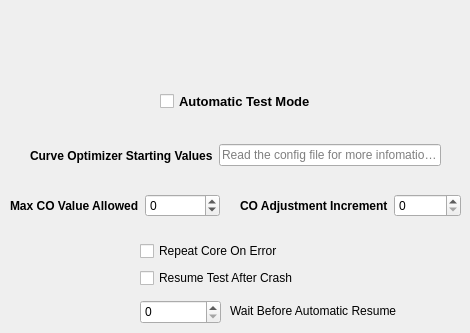
    <widget class="QWidget" name="automaticTestMode_tab">
     <attribute name="title">
      <string>Automatic</string>
     </attribute>
     <widget class="QCheckBox" name="automaticTestMode_enableAutomaticAdjustment_checkBox">
      <property name="geometry">
       <rect>
        <x>160</x>
        <y>90</y>
        <width>161</width>
        <height>22</height>
       </rect>
      </property>
      <property name="font">
       <font>
        <pointsize>10</pointsize>
        <bold>true</bold>
       </font>
      </property>
      <property name="text">
       <string>Automatic Test Mode</string>
      </property>
     </widget>
     <widget class="QWidget" name="horizontalLayoutWidget_10">
      <property name="geometry">
       <rect>
        <x>30</x>
        <y>140</y>
        <width>411</width>
        <height>31</height>
       </rect>
      </property>
      <layout class="QHBoxLayout" name="horizontalLayout_10">
       <item>
        <widget class="QLabel" name="automaticTestMode_startValues_label">
         <property name="font">
          <font>
           <pointsize>9</pointsize>
           <bold>true</bold>
          </font>
         </property>
         <property name="text">
          <string>Curve Optimizer Starting Values</string>
         </property>
        </widget>
       </item>
       <item>
        <widget class="QLineEdit" name="automaticTestMode_startValues_lineEdit">
         <property name="placeholderText">
          <string>Read the config file for more infomation...</string>
         </property>
        </widget>
       </item>
      </layout>
     </widget>
     <widget class="QWidget" name="horizontalLayoutWidget_11">
      <property name="geometry">
       <rect>
        <x>10</x>
        <y>190</y>
        <width>210</width>
        <height>31</height>
       </rect>
      </property>
      <layout class="QHBoxLayout" name="horizontalLayout_11">
       <item>
        <widget class="QLabel" name="automaticTestMode_maxValue_label">
         <property name="font">
          <font>
           <pointsize>9</pointsize>
           <bold>true</bold>
          </font>
         </property>
         <property name="text">
          <string>Max CO Value Allowed</string>
         </property>
        </widget>
       </item>
       <item>
        <widget class="QSpinBox" name="automaticTestMode_maxValue_spinBox">
         <property name="minimum">
          <number>-200</number>
         </property>
         <property name="maximum">
          <number>200</number>
         </property>
        </widget>
       </item>
      </layout>
     </widget>
     <widget class="QWidget" name="horizontalLayoutWidget_12">
      <property name="geometry">
       <rect>
        <x>240</x>
        <y>190</y>
        <width>221</width>
        <height>31</height>
       </rect>
      </property>
      <layout class="QHBoxLayout" name="horizontalLayout_12">
       <item>
        <widget class="QLabel" name="automaticTestMode_incrementBy_label">
         <property name="font">
          <font>
           <pointsize>9</pointsize>
           <bold>true</bold>
          </font>
         </property>
         <property name="text">
          <string>CO Adjustment Increment</string>
         </property>
        </widget>
       </item>
       <item>
        <widget class="QSpinBox" name="automaticTestMode_incrementBy_spinBox"/>
       </item>
      </layout>
     </widget>
     <widget class="QWidget" name="verticalLayoutWidget_2">
      <property name="geometry">
       <rect>
        <x>140</x>
        <y>240</y>
        <width>201</width>
        <height>51</height>
       </rect>
      </property>
      <layout class="QVBoxLayout" name="verticalLayout_2">
       <item>
        <widget class="QCheckBox" name="automaticTestMode_repeatCoreOnError_checkBox">
         <property name="text">
          <string>Repeat Core On Error</string>
         </property>
        </widget>
       </item>
       <item>
        <widget class="QCheckBox" name="automaticTestMode_enableResumeAfterUnexpectedExit_checkBox">
         <property name="text">
          <string>Resume Test After Crash</string>
         </property>
        </widget>
       </item>
      </layout>
     </widget>
     <widget class="QLabel" name="automaticTestMode_waitBeforeAutomaticResume_label">
      <property name="geometry">
       <rect>
        <x>230</x>
        <y>300</y>
        <width>171</width>
        <height>21</height>
       </rect>
      </property>
      <property name="whatsThis">
       <string/>
      </property>
      <property name="text">
       <string>Wait Before Automatic Resume</string>
      </property>
     </widget>
     <widget class="QSpinBox" name="automaticTestMode_waitBeforeAutomaticResume_spinBox">
      <property name="geometry">
       <rect>
        <x>140</x>
        <y>300</y>
        <width>81</width>
        <height>24</height>
       </rect>
      </property>
      <property name="toolTip">
       <string>&lt;html&gt;&lt;head/&gt;&lt;body&gt;&lt;p align=&quot;center&quot;&gt;&lt;span style=&quot; font-size:8pt;&quot;&gt;Windows treats crashes or reboots that happen within 120 seconds of the boot as a &amp;quot;failed&amp;quot; boot. To prevent the Windows Recovery Screen from appearing after three of those &amp;quot;failed&amp;quot; boots, the script will wait for this amount of time before resuming the testing process. Set this to 0 if you don't care about that and want to resume immediately&lt;/span&gt;&lt;/p&gt;&lt;p align=&quot;center&quot;&gt;&lt;br/&gt;&lt;/p&gt;&lt;p align=&quot;center&quot;&gt;&lt;span style=&quot; font-size:8pt;&quot;&gt;Default: 120&lt;/span&gt;&lt;/p&gt;&lt;p&gt;&lt;br/&gt;&lt;/p&gt;&lt;/body&gt;&lt;/html&gt;</string>
      </property>
      <property name="maximum">
       <number>600</number>
      </property>
     </widget>
    </widget>
